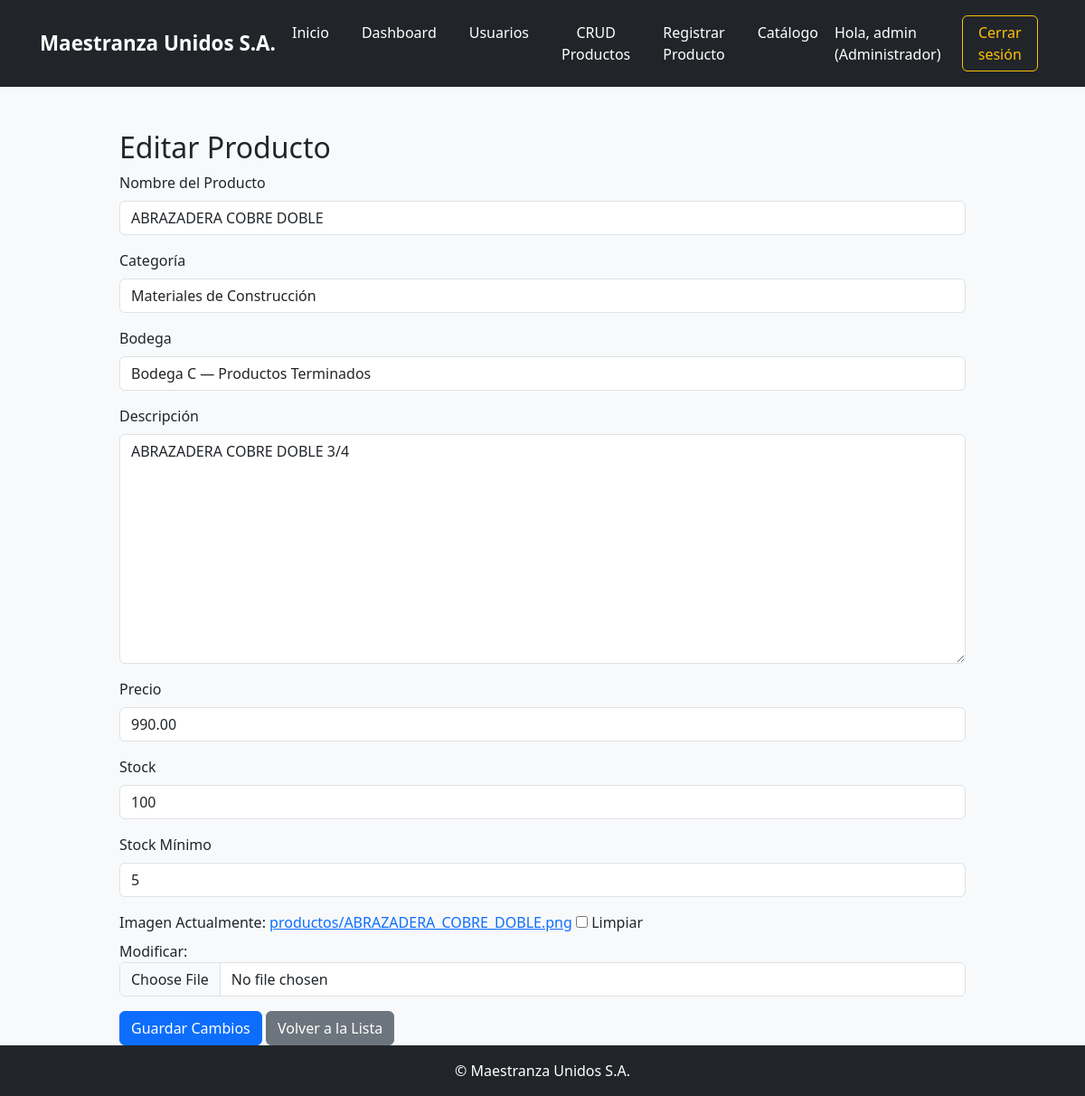
/productos/editar/29/ (signed in), run on the app's committed database.
### inventario/models.py (models this page shows, shortened)
class Producto(models.Model):
    nombre = models.CharField(max_length=100)
    categoria = models.ForeignKey(
        CategoriaProducto,
        on_delete=models.SET_NULL,
        null=True,
        blank=True,
        related_name='productos'
    )
    descripcion = models.TextField(blank=True)
    precio = models.DecimalField(max_digits=10, decimal_places=2)
    imagen = models.ImageField(upload_to='productos/', null=True, blank=True)
    fecha_vencimiento = models.DateField(null=True, blank=True)
    stock = models.PositiveIntegerField(default=0)
    stock_minimo = models.PositiveIntegerField(default=1)
    serial_number = models.CharField(
        max_length=20,
        unique=True,
        editable=False,
        blank=True,
        help_text="Número de serie generado automáticamente"
    )
    bodega = models.ForeignKey(
        Bodega,
        on_delete=models.CASCADE,
        related_name='productos',
        null=True,
        blank=True
    )

### inventario/views.py (the view)
# urls.py: path('productos/editar/<int:producto_id>/', views.editar_producto, name='editar_producto'),
@login_required
@groups_required('Gestor de Inventario', 'Almacén')
def editar_producto(request, producto_id):
    producto = get_object_or_404(Producto, pk=producto_id)
    precio_anterior = producto.precio
    if request.method == 'POST':
        form = ProductoForm(request.POST, request.FILES, instance=producto)
        if form.is_valid():
            producto_actualizado = form.save()
            if producto_actualizado.precio != precio_anterior:
                rol = request.user.groups.first().name if request.user.groups.exists() else "Sin rol"
                HistorialPrecio.objects.create(
                    producto=producto_actualizado,
                    precio=producto_actualizado.precio,
                    usuario=request.user,
                    rol=rol
                )
            messages.success(request, "Producto modificado exitosamente.")
            return redirect('producto_crud')
    else:
        form = ProductoForm(instance=producto)
    return render(request, 'inventario/registro_producto.html', {
        'form': form,
        'editar': True,
        'producto': producto
    })

### inventario/forms.py (shortened to what this page needs)
class ProductoForm(forms.ModelForm):
    class Meta:
        model = Producto
        fields = '__all__'
        widgets = {
            'fecha_vencimiento': forms.DateInput(attrs={'type': 'date'}),
            'stock': forms.NumberInput(attrs={'min': 0}),
            'stock_minimo': forms.NumberInput(attrs={
                'min': 0,
                'readonly': 'readonly',
                'placeholder': '5'
            }),
            'categoria': forms.Select(),
            'bodega': forms.Select(),
        }
    def __init__(self, *args, **kwargs):
        super().__init__(*args, **kwargs)
        self.fields['stock_minimo'].initial = 5
        self.fields['stock_minimo'].disabled = True
        self.fields['categoria'].empty_label = "Seleccione una categoría"
        self.fields['bodega'].empty_label = "Seleccione una bodega"
        for name, field in self.fields.items():
            field.widget.attrs.setdefault('class', 'form-control')

### inventario/models.py (called while the page is built)
    def __str__(self):
        return self.nombre

    def __str__(self):
        return self.nombre

### inventario/views.py (called while the page is built)
def groups_required(*group_names):
    def check_groups(user):
        return user.is_authenticated and (
            user.groups.filter(name__in=group_names).exists() or user.groups.filter(name='Administrador').exists()
        )
    return user_passes_test(check_groups)

### inventario/templates/inventario/registro_producto.html (shortened to what this page needs)
{% extends 'inventario/base.html' %}
{% load static %}
{% block content %}
<div class="container mt-5">
  <h2>{% if editar %}Editar Producto{% else %}Registrar Producto{% endif %}</h2>
  <form method="post" enctype="multipart/form-data">
    <div class="mb-3">
      <label for="{{ form.nombre.id_for_label }}" class="form-label">Nombre del Producto</label>
      {{ form.nombre }}
    </div>
    <div class="mb-3">
      <label for="{{ form.categoria.id_for_label }}" class="form-label">Categoría</label>
      {{ form.categoria }}
    </div>
    <div class="mb-3">
      <label for="{{ form.bodega.id_for_label }}" class="form-label">Bodega</label>
      {{ form.bodega }}
    </div>
    <div class="mb-3">
      <label for="{{ form.descripcion.id_for_label }}" class="form-label">Descripción</label>
      {{ form.descripcion }}
    </div>
    <div class="mb-3">
      <label for="{{ form.precio.id_for_label }}" class="form-label">Precio</label>
      {{ form.precio }}
    </div>
    <div class="mb-3">
      <label for="{{ form.stock.id_for_label }}" class="form-label">Stock</label>
      {{ form.stock }}
    </div>
    <div class="mb-3">
      <label for="id_stock_minimo" class="form-label">Stock Mínimo</label>
      <input type="number" id="id_stock_minimo" name="stock_minimo" value="5" readonly class="form-control"
        placeholder="5">
    </div>
    <div class="mb-3">
      <label for="{{ form.imagen.id_for_label }}" class="form-label">Imagen</label>
      {{ form.imagen }}
    </div>
    <button type="submit" class="btn btn-primary">
      {% if editar %}Guardar Cambios{% else %}Guardar Producto{% endif %}
    </button>
    <a href="{% url 'producto_crud' %}" class="btn btn-secondary">
      {% if editar %}Volver a la Lista{% else %}Ver Productos{% endif %}
    </a>
  </form>
</div>
{% endblock %}

### inventario/templates/inventario/base.html (shortened to what this page needs)
{% load static %}
<!DOCTYPE html>
<html lang="es">
<head>
  <link href="https://cdn.jsdelivr.net/npm/bootstrap@5.3.3/dist/css/bootstrap.min.css" rel="stylesheet">
  <link rel="stylesheet" href="{% static 'inventario/css/style.css' %}">
</head>
<body class="{% if request.COOKIES.theme == 'dark' %}dark-mode{% endif %}">
<nav class="navbar navbar-expand-lg navbar-dark bg-dark">
  <div class="container-fluid">
    <a class="navbar-brand mx-auto" href="#">Maestranza Unidos S.A.</a>
    <div class="collapse navbar-collapse justify-content-center" id="navbarNav">
      <ul class="navbar-nav mx-auto">
        <li class="nav-item"><a class="nav-link" href="{% url 'index' %}">Inicio</a></li>
        {% if user.is_authenticated %}
            {% if user.groups.first.name == 'Administrador' %}
                <li class="nav-item"><a class="nav-link" href="{% url 'dashboard' %}">Dashboard</a></li>
                <li class="nav-item"><a class="nav-link" href="{% url 'usuarios_crud' %}">Usuarios</a></li>
                <li class="nav-item"><a class="nav-link" href="{% url 'producto_crud' %}">CRUD Productos</a></li>
                <li class="nav-item"><a class="nav-link" href="{% url 'registro_producto' %}">Registrar Producto</a></li>
                <li class="nav-item"><a class="nav-link" href="{% url 'tienda' %}">Catálogo</a></li>
            {% elif user.groups.first.name == 'Comprador' %}
                <li class="nav-item"><a class="nav-link" href="{% url 'tienda' %}">Catálogo</a></li>
                <li class="nav-item"><a class="nav-link" href="{% url 'dashboard' %}">Dashboard</a></li>
            {% elif user.groups.first.name == 'Almacén' %}
                <li class="nav-item"><a class="nav-link" href="{% url 'producto_crud' %}">CRUD Productos</a></li>
                <li class="nav-item"><a class="nav-link" href="{% url 'tienda' %}">Catálogo</a></li>
                <li class="nav-item"><a class="nav-link" href="{% url 'dashboard' %}">Dashboard</a></li>
            {% endif %}
        {% else %}
            <li class="nav-item"><a class="nav-link" href="{% url 'registro_usuario' %}">Registrarse</a></li>
            <li class="nav-item"><a class="nav-link" href="{% url 'olvidar_contra' %}">¿Olvidaste tu contraseña?</a></li>
        {% endif %}
      </ul>
      {% if user.is_authenticated %}
        <div class="d-flex align-items-center ms-auto">
          <span class="navbar-text me-3">
            Hola, {{ user.username }}
            {% if user.groups.first %}
              ({{ user.groups.first.name }})
            {% else %}
              (Sin rol)
            {% endif %}
          </span>
          <a href="{% url 'logout' %}" class="btn btn-outline-light me-2">Cerrar sesión</a>
        </div>
      {% endif %}
    </div>
  </div>
</nav>
<main class="main-content">
  {% block content %}{% endblock %}
</main>
<footer class="bg-dark text-white text-center py-3 mt-auto">
  © Maestranza Unidos S.A.
</footer>
</body>
</html>

### inventario/static/inventario/css/style.css (style rules this page uses)
body { background-color: #f8f9fa; font-family: 'Segoe UI', Tahoma, Geneva, Verdana, sans-serif; margin: 0; padding: 0; }
.navbar { padding: 1rem 2rem; }
.navbar-brand { font-weight: bold; font-size: 1.4rem; color: white !important; text-align: center; margin-right: auto; margin-left: auto; }
.navbar-nav { text-align: center; }
.navbar-nav .nav-item { margin: 0 10px; }
.navbar-nav .nav-link { color: #ffffff !important; font-weight: 500; transition: all 0.2s ease-in-out; }
.navbar-text { color: #ffffff; font-size: 1rem; }
.btn-outline-light { border-color: #ffc107; color: #ffc107; }
footer { background-color: #343a40; color: white; text-align: center; padding: 15px 0; margin-top: 50px; }
.container { max-width: 960px; }

### data on the page
Producto: nombre "ABRAZADERA COBRE DOBLE", categoria "Materiales de Construcción", bodega "Bodega C — Productos Terminados", descripcion "ABRAZADERA COBRE DOBLE 3/4", precio "990.00", stock "100"

### other printed values
{{ user.username }} "admin"
{{ user.groups.first.name }} "Administrador"
